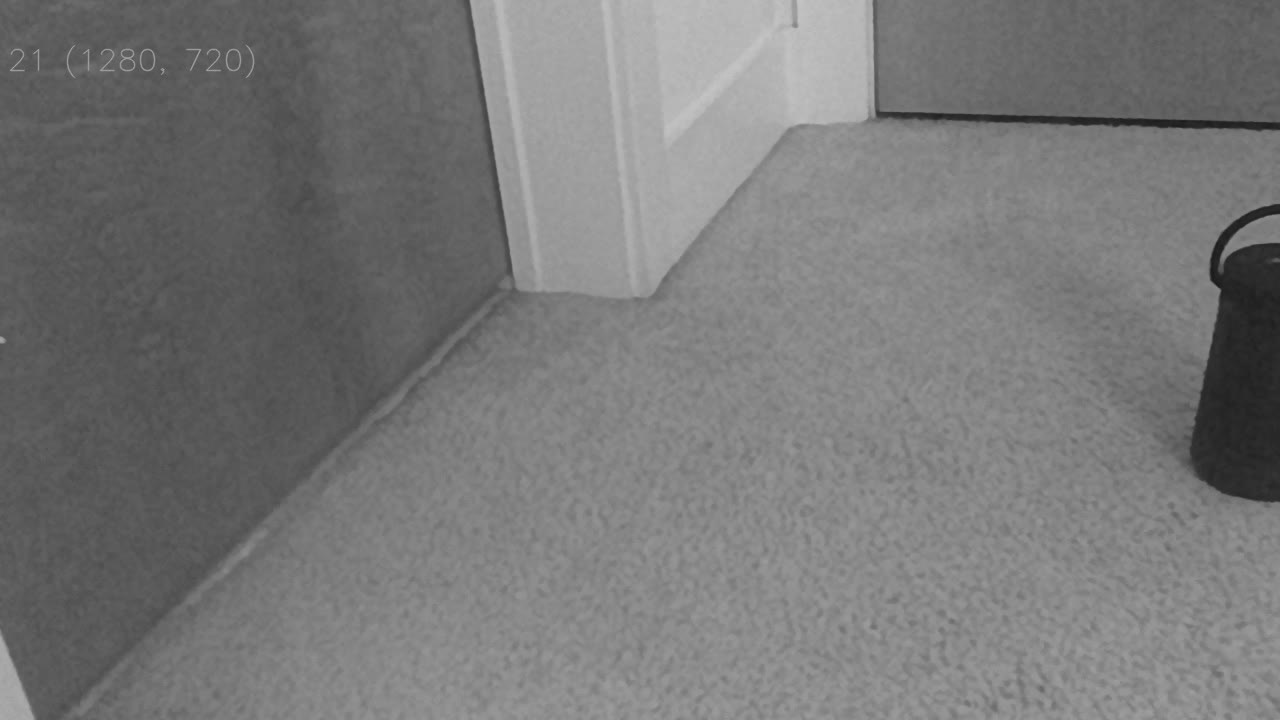
#> input picture CV-3/Que-1/frame0.jpg, 1280 x 720 px, found by its file name; its folder holds only this picture in this run
$ jupyter execute --allow-errors Que2.ipynb
#> lines starting #> are read from the running program, lines starting #| are printed output that depends on the picture
#> further down, Iref is the input picture: shape (720, 1280); min 22, max 198, mean 120
[cell 1]
import cv2
import numpy as np
import matplotlib.pyplot as plt

def image_registration(img1, img2):

    img1_color = cv2.imread(img1)
    img2_color = cv2.imread(img2)

    img1 = cv2.cvtColor(img1_color, cv2.COLOR_BGR2GRAY)
    img2 = cv2.cvtColor(img2_color, cv2.COLOR_BGR2GRAY)
    height, width = img2.shape

    orb_detector = cv2.ORB_create(5000)
    kp1, d1 = orb_detector.detectAndCompute(img1, None)
    kp2, d2 = orb_detector.detectAndCompute(img2, None)
    matcher = cv2.BFMatcher(cv2.NORM_HAMMING, crossCheck = True)
    matches = matcher.match(d1, d2)

    matches.sorted(key = lambda x: x.distance)
    matches = matches[:int(len(matches)*0.9)]
    no_of_matches = len(matches)
    p1 = np.zeros((no_of_matches, 2))
    p2 = np.zeros((no_of_matches, 2))

    for i in range(len(matches)):
      p1[i, :] = kp1[matches[i].queryIdx].pt
      p2[i, :] = kp2[matches[i].trainIdx].pt

    homography, mask = cv2.findHomography(p1, p2, cv2.RANSAC)
    transformed_img = cv2.warpPerspective(img1_color,
                        homography, (width, height))

    plt.axis('off')
    plt.imshow(transformed_img,cmap='gray', vmin=0, vmax=255)
    plt.show()

[cell 2]
def motionTrackingFunction(img1,img2):
    Iref=img1
    Inext=img2
    Iref=np.array(Iref).astype(np.float32)
    Inext=np.array(Inext).astype(np.float32)
    kernel_x = np.array([[-1., 1.], [-1., 1.]])*.25
    kernel_y = np.array([[-1., -1.], [1., 1.]])*.25
    kernel_t = np.array([[1., 1.], [1., 1.]])*.25
    Iref = Iref / 255.
    Inext = Inext / 255.
    Ix=cv2.filter2D(Iref,-1,kernel=kernel_x)
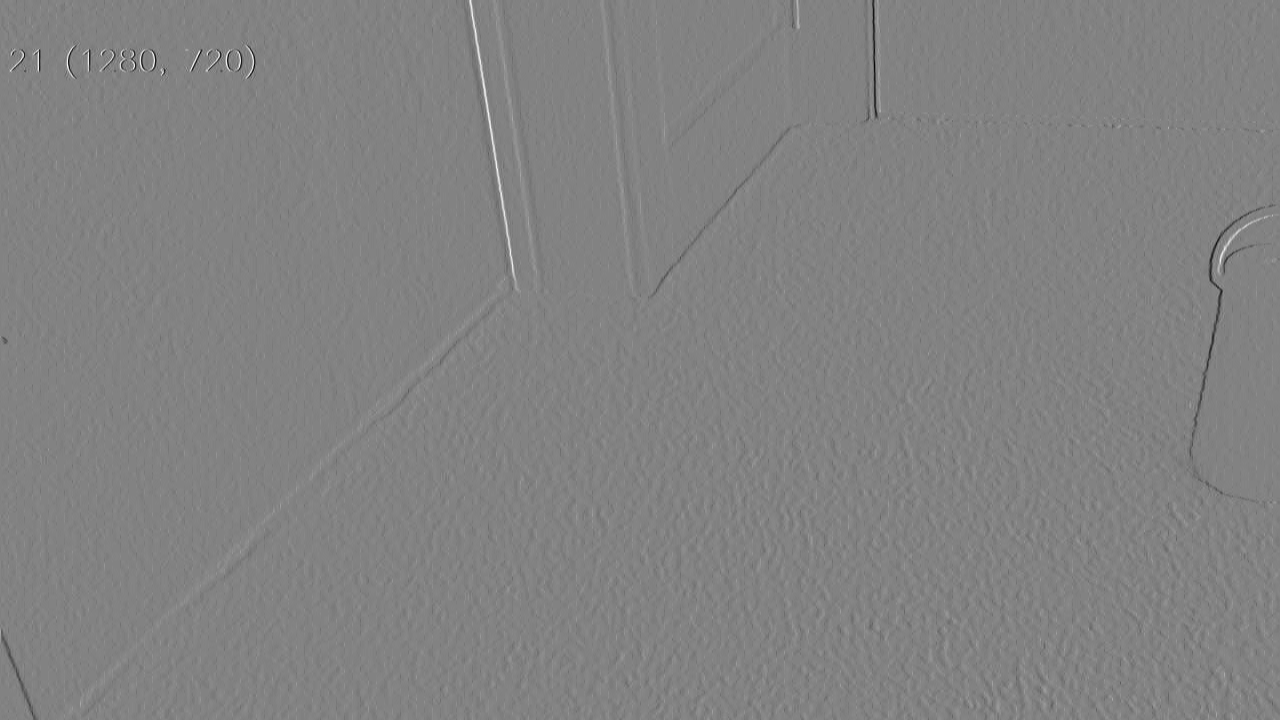
#> Ix: shape (720, 1280) float32; min -0.115, max 0.11, mean -1.54e-05; drawn with min black and max white
    Iy=cv2.filter2D(Iref,-1,kernel=kernel_y)
    It=cv2.filter2D(Iref,-1,kernel=kernel_t)+cv2.filter2D(Inext,-1,kernel=kernel_x)
    Ix,Iy,It=np.array(Ix),np.array(Iy),np.array(It)
    u=np.divide(It,np.sqrt(np.square(Ix)+np.square(Iy)))
    return u

#> (the rest of this cell did not finish here and is left out)
